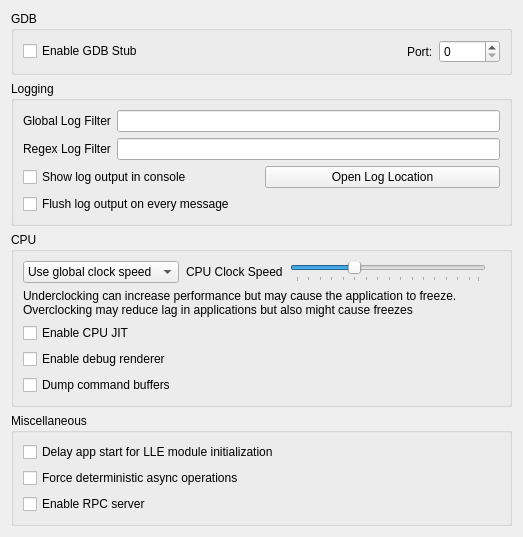
<?xml version="1.0" encoding="UTF-8"?>
<ui version="4.0">
 <class>ConfigureDebug</class>
 <widget class="QWidget" name="ConfigureDebug">
  <property name="geometry">
   <rect>
    <x>0</x>
    <y>0</y>
    <width>523</width>
    <height>458</height>
   </rect>
  </property>
  <property name="windowTitle">
   <string>Form</string>
  </property>
  <layout class="QVBoxLayout" name="verticalLayout_1">
   <item>
    <layout class="QVBoxLayout" name="verticalLayout_2">
     <item>
      <widget class="QGroupBox" name="groupBox">
       <property name="title">
        <string>GDB</string>
       </property>
       <layout class="QVBoxLayout" name="verticalLayout_3">
        <item>
         <layout class="QHBoxLayout" name="horizontalLayout_1">
          <item>
           <widget class="QCheckBox" name="toggle_gdbstub">
            <property name="text">
             <string>Enable GDB Stub</string>
            </property>
           </widget>
          </item>
          <item>
           <spacer name="horizontalSpacer">
            <property name="orientation">
             <enum>Qt::Horizontal</enum>
            </property>
            <property name="sizeHint" stdset="0">
             <size>
              <width>40</width>
              <height>20</height>
             </size>
            </property>
           </spacer>
          </item>
          <item>
           <widget class="QLabel" name="label_2">
            <property name="text">
             <string>Port:</string>
            </property>
           </widget>
          </item>
          <item>
           <widget class="QSpinBox" name="gdbport_spinbox">
            <property name="maximum">
             <number>65536</number>
            </property>
           </widget>
          </item>
         </layout>
        </item>
       </layout>
      </widget>
     </item>
    </layout>
   </item>
   <item>
    <widget class="QGroupBox" name="groupBox_2">
     <property name="title">
      <string>Logging</string>
     </property>
     <layout class="QVBoxLayout" name="verticalLayout">
      <item>
       <layout class="QHBoxLayout" name="horizontalLayout">
        <item>
         <widget class="QLabel" name="label">
          <property name="text">
           <string>Global Log Filter</string>
          </property>
         </widget>
        </item>
        <item>
         <widget class="QLineEdit" name="log_filter_edit"/>
        </item>
       </layout>
      </item>
      <item>
       <layout class="QHBoxLayout" name="horizontalLayout1">
        <item>
         <widget class="QLabel" name="label_3">
          <property name="text">
           <string>Regex Log Filter</string>
          </property>
         </widget>
        </item>
        <item>
         <widget class="QLineEdit" name="log_regex_filter_edit"/>
        </item>
       </layout>
      </item>
      <item>
       <layout class="QHBoxLayout" name="horizontalLayout2">
        <item>
         <widget class="QCheckBox" name="toggle_console">
          <property name="text">
           <string>Show log output in console</string>
          </property>
         </widget>
        </item>
        <item>
         <widget class="QPushButton" name="open_log_button">
          <property name="text">
           <string>Open Log Location</string>
          </property>
         </widget>
        </item>
       </layout>
      </item>
      <item>
        <widget class="QCheckBox" name="instant_debug_log">
          <property name="text">
            <string>Flush log output on every message</string>
          </property>
          <property name="toolTip">
            <string>&lt;html&gt;&lt;body&gt;Immediately commits the debug log to file. Use this if Auralis crashes and the log output is being cut.&lt;br&gt;Enabling this feature will decrease performance, only use it for debugging purposes.&lt;/body&gt;&lt;/html&gt;</string>
          </property>
        </widget>
      </item>
     </layout>
    </widget>
   </item>
   <item>
    <widget class="QGroupBox" name="groupBox_4">
     <property name="title">
      <string>CPU</string>
     </property>
     <layout class="QGridLayout" name="clock_speed_GLayout">
      <item row="1" column="0">
       <widget class="QWidget" name="clock_speed_widget" native="true">
        <layout class="QHBoxLayout" name="clock_speed_layout">
         <property name="spacing">
          <number>7</number>
         </property>
         <property name="leftMargin">
          <number>0</number>
         </property>
         <property name="topMargin">
          <number>0</number>
         </property>
         <property name="rightMargin">
          <number>0</number>
         </property>
         <property name="bottomMargin">
          <number>0</number>
         </property>
         <item>
          <widget class="QComboBox" name="clock_speed_combo">
           <item>
            <property name="text">
             <string>Use global clock speed</string>
            </property>
           </item>
           <item>
            <property name="text">
             <string>Set clock speed:</string>
            </property>
           </item>
          </widget>
         </item>
         <item>
          <widget class="QLabel" name="clock_speed_label">
           <property name="text">
            <string>CPU Clock Speed</string>
           </property>
          </widget>
         </item>
         <item>
          <widget class="QSlider" name="slider_clock_speed">
           <property name="toolTip">
            <string>&lt;html&gt;&lt;body&gt;Changes the emulated CPU clock frequency.&lt;br&gt;Underclocking can increase performance but may cause the application to freeze.&lt;br&gt;Overclocking may reduce application lag but also might cause freezes&lt;/body&gt;&lt;/html&gt;</string>
           </property>
           <property name="minimum">
            <number>0</number>
           </property>
           <property name="maximum">
            <number>79</number>
           </property>
           <property name="singleStep">
            <number>5</number>
           </property>
           <property name="pageStep">
            <number>15</number>
           </property>
           <property name="value">
            <number>25</number>
           </property>
           <property name="orientation">
            <enum>Qt::Horizontal</enum>
           </property>
           <property name="tickPosition">
            <enum>QSlider::TicksBelow</enum>
           </property>
          </widget>
         </item>
         <item>
          <widget class="QLabel" name="clock_display_label">
           <property name="text">
            <string/>
           </property>
           <property name="alignment">
            <set>Qt::AlignRight|Qt::AlignTrailing|Qt::AlignVCenter</set>
           </property>
          </widget>
         </item>
        </layout>
       </widget>
      </item>
      <item row="2" column="0">
       <widget class="QLabel" name="label_cpu_clock_info">
        <property name="text">
        <string>&lt;html&gt;&lt;head/&gt;&lt;body&gt;Underclocking can increase performance but may cause the application to freeze.&lt;br/&gt;Overclocking may reduce lag in applications but also might cause freezes&lt;/p&gt;&lt;/body&gt;&lt;/html&gt;</string>
       </property>
       <property name="textFormat">
        <enum>Qt::RichText</enum>
       </property>
      </widget>
     </item>
      <item row="3" column="0">
       <widget class="QCheckBox" name="toggle_cpu_jit">
        <property name="toolTip">
         <string>&lt;html&gt;&lt;head/&gt;&lt;body&gt;&lt;p&gt;Enables the use of the ARM JIT compiler for emulating the 3DS CPUs. Don't disable unless for debugging purposes&lt;/p&gt;&lt;/body&gt;&lt;/html&gt;</string>
        </property>
        <property name="text">
         <string>Enable CPU JIT</string>
        </property>
       </widget>
      </item>
      <item row="4" column="0">
       <widget class="QCheckBox" name="toggle_renderer_debug">
        <property name="text">
         <string>Enable debug renderer</string>
        </property>
       </widget>
      </item>
      <item row="5" column="0">
       <widget class="QCheckBox" name="toggle_dump_command_buffers">
        <property name="text">
         <string>Dump command buffers</string>
        </property>
       </widget>
      </item>
     </layout>
    </widget>
   </item>
   <item>
    <widget class="QGroupBox" name="groupBox_5">
     <property name="title">
      <string>Miscellaneous</string>
     </property>
     <layout class="QGridLayout" name="gridLayout_3">
      <item row="1" column="0">
       <widget class="QCheckBox" name="delay_start_for_lle_modules">
        <property name="toolTip">
         <string>&lt;html&gt;&lt;head/&gt;&lt;body&gt;&lt;p&gt;Introduces a delay to the first ever launched app thread if LLE modules are enabled, to allow them to initialize.&lt;/p&gt;&lt;/body&gt;&lt;/html&gt;</string>
        </property>
        <property name="text">
         <string>Delay app start for LLE module initialization</string>
        </property>
       </widget>
      </item>
      <item row="2" column="0">
       <widget class="QCheckBox" name="deterministic_async_operations">
        <property name="text">
         <string>Force deterministic async operations</string>
        </property>
        <property name="toolTip">
         <string>&lt;html&gt;&lt;head/&gt;&lt;body&gt;&lt;p&gt;Forces all async operations to run on the main thread, making them deterministic. Do not enable if you don't know what you are doing.&lt;/p&gt;&lt;/body&gt;&lt;/html&gt;</string>
        </property>
       </widget>
      </item>
      <item row="3" column="0">
        <widget class="QCheckBox" name="enable_rpc_server">
          <property name="text">
            <string>Enable RPC server</string>
          </property>
          <property name="toolTip">
            <string>&lt;html&gt;&lt;head/&gt;&lt;body&gt;&lt;p&gt;Enables the RPC server on port 45987. This allows remotely reading/writing guest memory, do not enable if you don't know what you are doing.&lt;/p&gt;&lt;/body&gt;&lt;/html&gt;</string>
          </property>
        </widget>
      </item>
     </layout>
    </widget>
   </item>
   <item>
    <spacer name="verticalSpacer">
     <property name="orientation">
      <enum>Qt::Vertical</enum>
     </property>
     <property name="sizeHint" stdset="0">
      <size>
       <width>20</width>
       <height>40</height>
      </size>
     </property>
    </spacer>
   </item>
  </layout>
 </widget>
 <tabstops>
  <tabstop>toggle_gdbstub</tabstop>
  <tabstop>gdbport_spinbox</tabstop>
  <tabstop>log_filter_edit</tabstop>
  <tabstop>toggle_console</tabstop>
  <tabstop>open_log_button</tabstop>
 </tabstops>
 <resources/>
 <connections>
  <connection>
   <sender>toggle_gdbstub</sender>
   <signal>toggled(bool)</signal>
   <receiver>gdbport_spinbox</receiver>
   <slot>setEnabled(bool)</slot>
   <hints>
    <hint type="sourcelabel">
     <x>84</x>
     <y>157</y>
    </hint>
    <hint type="destinationlabel">
     <x>342</x>
     <y>158</y>
    </hint>
   </hints>
  </connection>
 </connections>
</ui>
